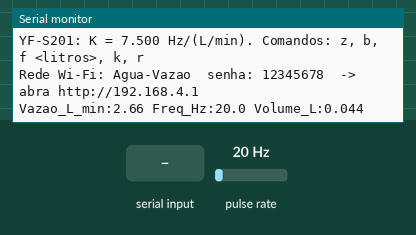
Recording of a sketch running on a simulated ESP32. Shown: the last lines printed to the serial monitor. Wiring (inferred from the names in the program): pulse sensor: data GPIO 27. The inputs (shaded band) are chosen by the test bench; at power-on: pulse rate 20 Hz. EEPROM starts erased.

Above: at 1.2 s.
1.3 s: "z\n" received over Serial
At 1.9 s:
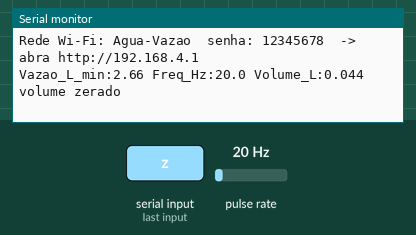
2.8 s: "b\n" received over Serial
At 3.8 s:
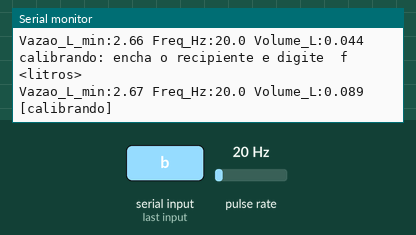
4.5 s: "k\n" received over Serial
At 4.9 s:
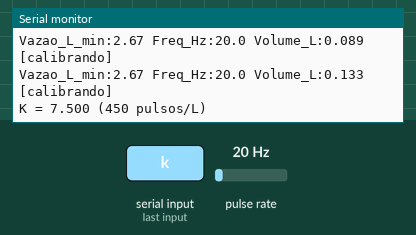
6.0 s: "r\n" received over Serial
At 6.8 s:
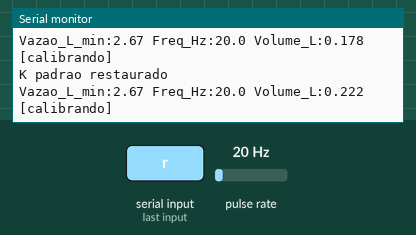
7.5 s: "f90\n" received over Serial
At 7.9 s:
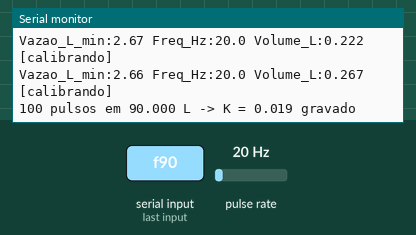
9.0 s: pulse rate (sensor on GPIO 27) set to 4 Hz
At 9.8 s:
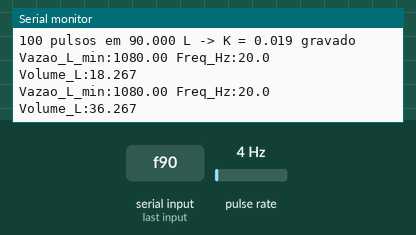
Timing chart, 0 to 11.5 s (numbered marks = the images above; inputs shaded):
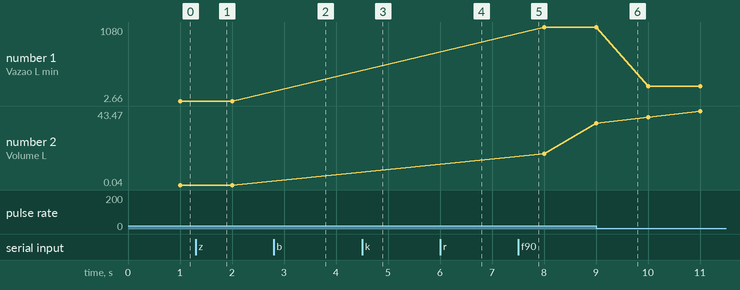

The sketch:

02b_yfs201_esp32_web.ino
```cpp
/*
  02b - Sensor de vazao YF-S201 / ZJ-S201 no ESP32 com monitor Wi-Fi no celular
  Placa: ESP32 Dev Module     Sem biblioteca (Preferences guarda o K)     Arquivos extras: monitor_wifi.h, pagina_web.h

  Ligacoes: vermelho -> VIN (5 V)    preto -> GND    amarelo -> 1 k -> GPIO 27 -> 2 k -> GND  (DIVISOR!)
  O sensor Hall e alimentado em 5 V e devolve pulsos de 5 V; o divisor 1k/2k os reduz a 3,3 V.
  (Alimentar o sensor em 3,3 V nao e garantido: a folha de dados pede no minimo 4,5 V.)
  Comandos pelo Serial (115200): z (zera volume), b / f <litros> (calibra o K), k, r.
  Celular: rede "Agua-Vazao" (senha 12345678) -> http://192.168.4.1
*/
#include <Preferences.h>
#include "monitor_wifi.h"

const int PINO_SENSOR = 27;
const float K_PADRAO = 7.5;                  // Hz por (L/min)
const float VAZAO_MAX_OK = 12.0;             // L/min: acima disso, "torneira escancarada" (alerta)
float K = K_PADRAO;

volatile unsigned long pulsos = 0;
portMUX_TYPE mux = portMUX_INITIALIZER_UNLOCKED;   // "cadeado" para ler/zerar o contador com seguranca
unsigned long pulsosCalibracao = 0, ultimoCalculo = 0;
float volumeL = 0, vazao = 0, freq = 0;
bool calibrando = false;
Preferences prefs;

void IRAM_ATTR contarPulso() { portENTER_CRITICAL_ISR(&mux); pulsos++; portEXIT_CRITICAL_ISR(&mux); }

void salvar()   { prefs.begin("vazao", false); prefs.putFloat("k", K); prefs.end(); }
void carregar() { prefs.begin("vazao", true);  K = prefs.getFloat("k", K_PADRAO); prefs.end(); if (K < 3 || K > 15) K = K_PADRAO; }

void setup() {
  Serial.begin(115200);
  Serial.setTimeout(50);               // comandos chegam inteiros; sem isto readStringUntil espera 1 s
  pinMode(PINO_SENSOR, INPUT);               // o divisor 2 k ja segura o pino em 0 V quando nao ha pulso
  attachInterrupt(digitalPinToInterrupt(PINO_SENSOR), contarPulso, RISING);
  carregar();
  Serial.printf("YF-S201: K = %.3f Hz/(L/min). Comandos: z, b, f <litros>, k, r\n", K);
  monitorIniciar("Agua-Vazao");
}

void loop() {
  monitorAtender();
  if (Serial.available()) {
    String cmd = Serial.readStringUntil('\n'); cmd.trim();
    if (cmd == "z") { volumeL = 0; Serial.println("volume zerado"); }
    else if (cmd == "b") { calibrando = true; pulsosCalibracao = 0; Serial.println("calibrando: encha o recipiente e digite  f <litros>"); }
    else if (cmd.startsWith("f") && calibrando) {
      float litros = cmd.substring(1).toFloat();
      if (litros > 0 && pulsosCalibracao > 50) { K = (pulsosCalibracao / litros) / 60.0; salvar(); calibrando = false; Serial.printf("%lu pulsos em %.3f L -> K = %.3f gravado\n", pulsosCalibracao, litros, K); }
      else Serial.println("informe o volume (ex.: f 2.0) com pelo menos 50 pulsos");
    }
    else if (cmd == "k") Serial.printf("K = %.3f (%.0f pulsos/L)\n", K, K * 60);
    else if (cmd == "r") { K = K_PADRAO; salvar(); Serial.println("K padrao restaurado"); }
  }

  if (millis() - ultimoCalculo < 1000) return;
  unsigned long agora = millis();
  float dt = (agora - ultimoCalculo) / 1000.0;
  ultimoCalculo = agora;

  portENTER_CRITICAL(&mux);
  unsigned long n = pulsos; pulsos = 0;
  portEXIT_CRITICAL(&mux);

  freq = n / dt;
  vazao = freq / K;
  volumeL += n / (K * 60.0);
  if (calibrando) pulsosCalibracao += n;
  bool alerta = vazao > VAZAO_MAX_OK;
  Serial.printf("Vazao_L_min:%.2f Freq_Hz:%.1f Volume_L:%.3f%s\n", vazao, freq, volumeL, calibrando ? "  [calibrando]" : "");
  monitorPublicar(jsonMonitor("YF-S201 - vazao de agua",
    item("Vazao", vazao, "L/min") + "," + item("Volume", volumeL, "L") + "," + item("Frequencia", freq, "Hz") + "," + item("K", K, "Hz/(L/min)"),
    alerta, "vazao muito alta"));
}
```

monitor_wifi.h
```cpp
/*
  monitor_wifi.h - servidor web comum (ESP32). Copie junto com pagina_web.h para a pasta do sketch.

  Uso no sketch:
     #include "monitor_wifi.h"
     void setup() { ... monitorIniciar("Sensor-DS18B20"); }
     void loop()  { monitorAtender(); ...; monitorPublicar(json); }
  monitorPublicar recebe o JSON pronto (veja pagina_web.h). A pagina fica em http://192.168.4.1
*/
#pragma once
#include <WiFi.h>
#include <WebServer.h>
#include "pagina_web.h"

static WebServer _servidor(80);
static String _ultimoJson = "{\"titulo\":\"aguardando\",\"itens\":[{\"n\":\"-\",\"v\":0,\"u\":\"\"}],\"alerta\":false,\"msg\":\"\"}";

static void _rotaPagina() { _servidor.send_P(200, "text/html; charset=utf-8", PAGINA_HTML); }
static void _rotaDados()  { _servidor.send(200, "application/json", _ultimoJson); }

void monitorIniciar(const char* nomeRede, const char* senha = "12345678") {
  WiFi.softAP(nomeRede, senha);
  Serial.print("Rede Wi-Fi: "); Serial.print(nomeRede); Serial.print("  senha: "); Serial.print(senha);
  Serial.print("  ->  abra http://"); Serial.println(WiFi.softAPIP());
  _servidor.on("/", _rotaPagina);
  _servidor.on("/dados", _rotaDados);
  _servidor.begin();
}
void monitorAtender() { _servidor.handleClient(); }
void monitorPublicar(const String& json) { _ultimoJson = json; }

// ajuda para montar o JSON:  item("Temperatura", 24.5, "C")
String item(const char* nome, float valor, const char* unidade) {
  if (isnan(valor)) valor = 0;
  return "{\"n\":\"" + String(nome) + "\",\"v\":" + String(valor, 2) + ",\"u\":\"" + String(unidade) + "\"}";
}
String jsonMonitor(const char* titulo, const String& itens, bool alerta, const String& msg = "") {
  return "{\"titulo\":\"" + String(titulo) + "\",\"itens\":[" + itens + "],\"alerta\":" + (alerta ? "true" : "false") + ",\"msg\":\"" + msg + "\"}";
}
```

pagina_web.h
```cpp
/*
  pagina_web.h - pagina HTML comum a todos os monitores Wi-Fi desta sequencia (ESP32).
  Copie este arquivo para a pasta de cada sketch ESP32 (a IDE abre como uma aba).

  A pagina pede /dados a cada 2 s. O sketch responde um JSON com uma lista de grandezas:
    {"titulo":"DS18B20","itens":[{"n":"Temperatura","v":24.5,"u":"C"},...],"alerta":false}
  O primeiro item vira o grafico (ultimos 120 pontos).
*/
#pragma once

const char PAGINA_HTML[] PROGMEM = R"HTML(
<!DOCTYPE html><html lang="pt-br"><head><meta charset="utf-8"><meta name="viewport" content="width=device-width,initial-scale=1">
<title>Monitor ESP32</title>
<style>
 body{font-family:sans-serif;background:#111;color:#eee;margin:0;padding:14px;text-align:center}
 .card{background:#222;border-radius:12px;padding:14px;margin:10px auto;max-width:520px}
 .grande{font-size:2.6em;font-weight:bold} .u{font-size:.5em;color:#aaa}
 .itens{display:flex;flex-wrap:wrap;justify-content:center;gap:10px}
 .item{background:#333;border-radius:8px;padding:8px 12px;min-width:110px}
 .item b{display:block;font-size:1.3em}
 #alerta{padding:8px;border-radius:8px;margin-top:8px} .ok{background:#2a2} .al{background:#c22;animation:p 1s infinite}
 @keyframes p{50%{opacity:.4}} canvas{width:100%;height:200px;background:#000;border-radius:8px}
</style></head><body>
<h2 id="titulo">Monitor</h2>
<div class="card"><div class="grande" id="principal">--</div><div id="alerta" class="ok">normal</div></div>
<div class="card"><div class="itens" id="itens"></div></div>
<div class="card"><canvas id="g" width="500" height="200"></canvas><p id="legenda">ultimas leituras</p></div>
<script>
 const hist=[]; const c=document.getElementById('g').getContext('2d');
 function desenha(){const W=500,H=200;c.clearRect(0,0,W,H);if(hist.length<2)return;
   const mn=Math.min(...hist),mx=Math.max(...hist),f=(mx-mn)||1;
   c.strokeStyle='#4af';c.lineWidth=2;c.beginPath();
   hist.forEach((v,i)=>{const x=i/119*W,y=H-8-(v-mn)/f*(H-16);i?c.lineTo(x,y):c.moveTo(x,y)});c.stroke();
   c.fillStyle='#888';c.font='12px sans-serif';c.fillText(mx.toFixed(1),4,12);c.fillText(mn.toFixed(1),4,H-4);}
 async function tick(){try{const d=await (await fetch('/dados')).json();
   document.getElementById('titulo').textContent=d.titulo;
   const p=d.itens[0];document.getElementById('principal').innerHTML=p.v.toFixed(1)+' <span class="u">'+p.u+'</span>';
   document.getElementById('itens').innerHTML=d.itens.slice(1).map(i=>'<div class="item">'+i.n+'<b>'+i.v.toFixed(1)+' '+i.u+'</b></div>').join('');
   const a=document.getElementById('alerta');a.textContent=d.alerta?'ALERTA: '+d.msg:'normal';a.className=d.alerta?'al':'ok';
   document.getElementById('legenda').textContent=p.n+' - ultimas '+hist.length+' leituras';
   hist.push(p.v);if(hist.length>120)hist.shift();desenha();}catch(e){}}
 setInterval(tick,2000);tick();
</script></body></html>
)HTML";
```

Measured:
- after the input at 1.3 s, the serial monitor: prints a new line at once (image 1)
- after the input at 2.8 s, the serial monitor: prints a new line at once (image 2)
- after the input at 4.5 s, the serial monitor: prints a new line at once (image 3)
- after the input at 6.0 s, the serial monitor: prints a new line at once (image 4)
- after the input at 7.5 s, the serial monitor: prints a new line at once (image 5)
- plotted number 1: 2.66 → 1080 after the input at 7.5 s, 1080 → 215.78 after the input at 9.0 s
- plotted number 2: 0.04 → 18.27 after the input at 7.5 s, 18.27 → 43.47 after the input at 9.0 s
